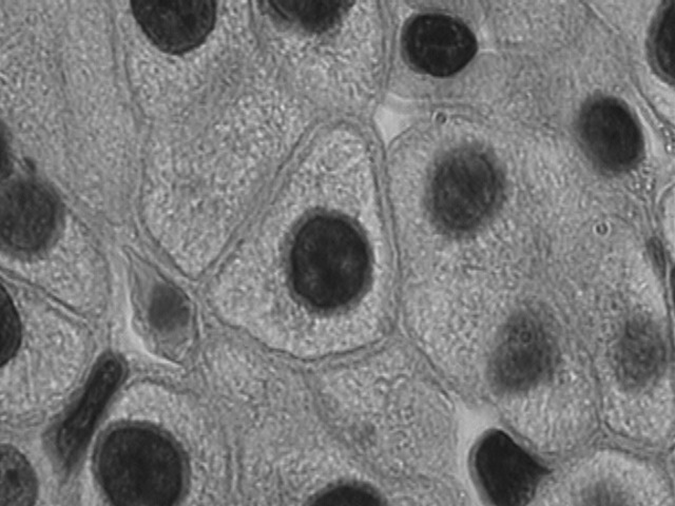
%> input picture asn3/liver_cells_gray.tif, 675 x 506 px
$ octave A3Q5.m   (GNU Octave 9; MATLAB toolbox functions it lacks are replaced by stand-ins)
%> lines starting %> are read from the running program, lines starting %| are printed output that depends on the picture; in (x1, y1, x2, y2) boxes, pixels count from 0 and x2, y2 are one past the last pixel; in counts of white or black regions, pixels touching at a corner belong together; the program's own positions count from 1
% Clear desktop of figure windows
close all

% Parameters
H = 0.07
SIGMA_FACTOR = 0.02

% Read in image and display
f = imread('liver_cells_gray.tif');
%> f is the input picture: size 506x675 uint8; min 24, max 236, mean 121.3
f = im2double(f);
%> f: size 506x675 double
figure, imshow(f), axis off, title('Image of liver cells')

% Smooth image
fs = imgaussfilt(f,SIGMA_FACTOR*size(f,1));
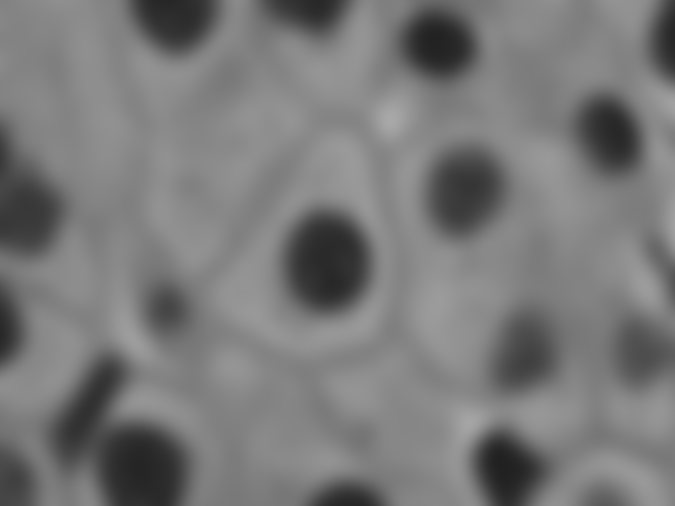
%> fs: size 506x675 double; min 0.131, max 0.661, mean 0.476
figure, imshow(fs), axis off, title('Image after smoothing')

% Compute gradient
gs = imgradient(fs);
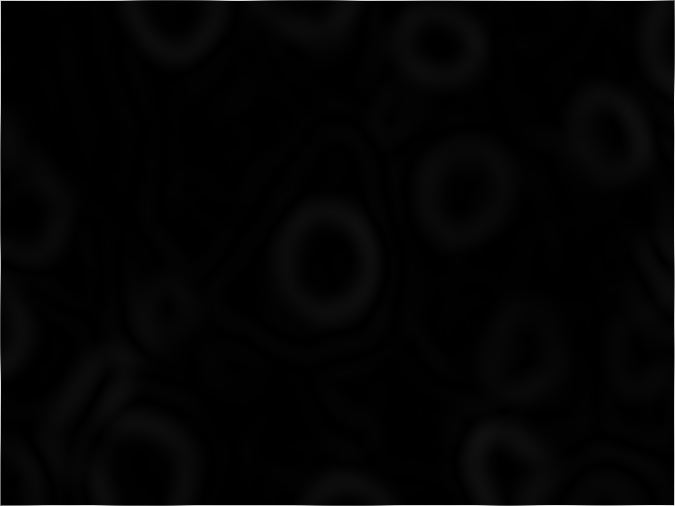
%> gs: size 506x675 double; min 3.23e-05, max 2.53, mean 0.0438; drawn with min black and max white
figure, imshow(gs,[]), axis off, title('Gradient magnitude')

% Suppress regional minima
gsm=imhmin(gs,H);
figure, imshow(gsm,[]), axis off
title('Gradient magnitude after suppression of regional minima')

% Apply watershed segmentation
Lsm=watershed(gsm);
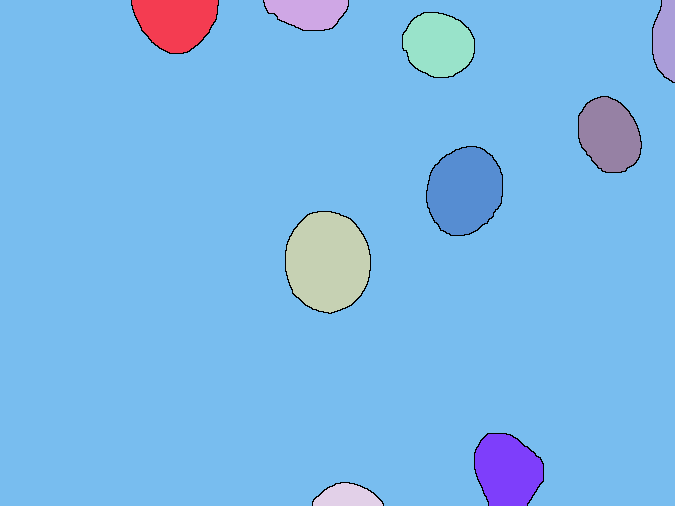
%> Lsm: size 506x675 uint8; 11 distinct labels, from 0 to 10; one colour per label, 0 black
ridgessm = Lsm == 0;
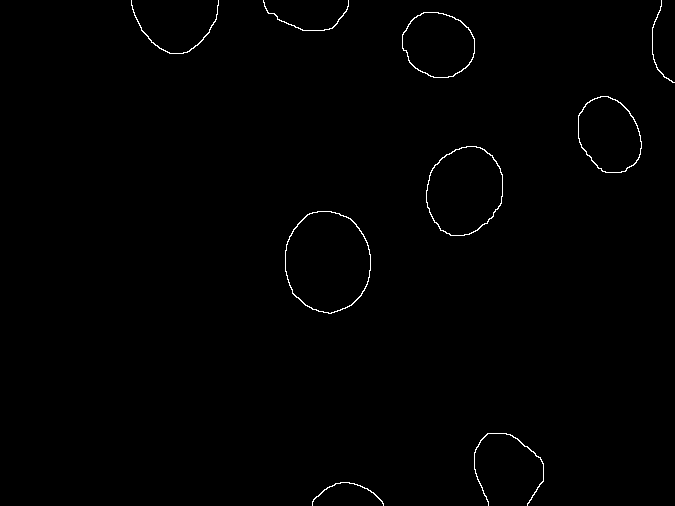
%> ridgessm: size 506x675 logical; 0.61% white in thin lines or dots, all inside (x1, y1, x2, y2) = (131, 0, 675, 506)
title_str = strcat('Detected watershed lines: H = ', num2str(H),...
    ', SIGMA\_FACTOR = ', num2str(SIGMA_FACTOR))
figure, imshow(ridgessm+f), axis off, title(title_str)
%> after `imshow(ridgessm+f)`:
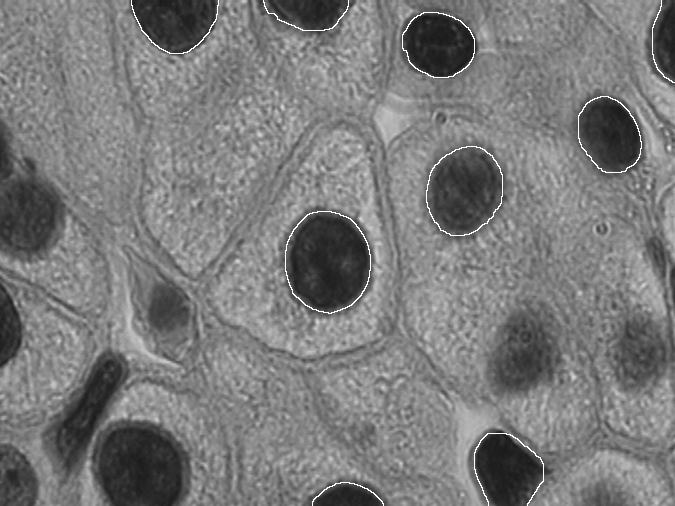
%> displayed picture: size 506x675, on the screen's scale of 0 to 255; min 24, max 255, mean 122.3
